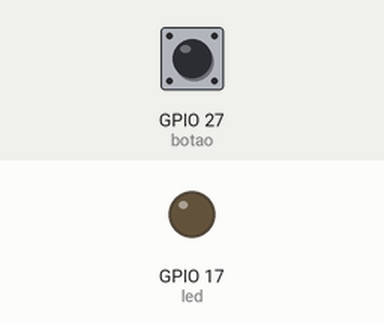
Simulated run of this program. Board: Raspberry Pi (BCM pin numbers). Shown: output pins drawn as LEDs (lit = HIGH). The inputs (shaded band) are chosen by the test bench; at power-on: GPIO 27 (botao) HIGH.

Above: at 1.2 s.
1.3 s: GPIO 27 (botao) pulled LOW for 0.15 s
At 2.6 s:
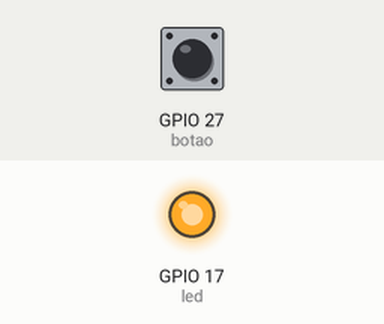
Timing chart, 0 to 8.1 s (numbered marks = the images above; inputs shaded):
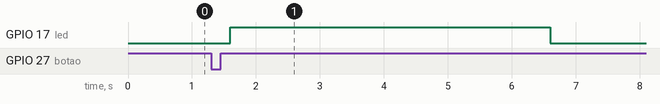

The program:

button_telegram_msg.py
```python
#!/usr/bin/env python3
# -*- coding: utf-8 -*-

import telebot
from time import sleep
from gpiozero import LED, Button

def send_telegram_msg(bot, id_phone, led, iterator):

    if(iterator == 1):
        msg_final = "O botao foi pressionado!"
        bot.send_message(id_phone, msg_final, parse_mode="Markdown")
        led.on()
        sleep(5)
    else:
        led.off()


token = 'put_your_token_here'
id_phone = 'put_the_id_phone_here'
bot = telebot.TeleBot(token)

led = LED(17)
botao = Button(27)

while True:
    if botao.is_pressed:
        send_telegram_msg(bot, id_phone, led, iterator=1)
    else:
        send_telegram_msg(bot, id_phone, led, iterator=2)
```

Measured:
- after the input at 1.3 s, GPIO 17 (led): LOW → HIGH after 0.30 s, → LOW 5.0 s later
